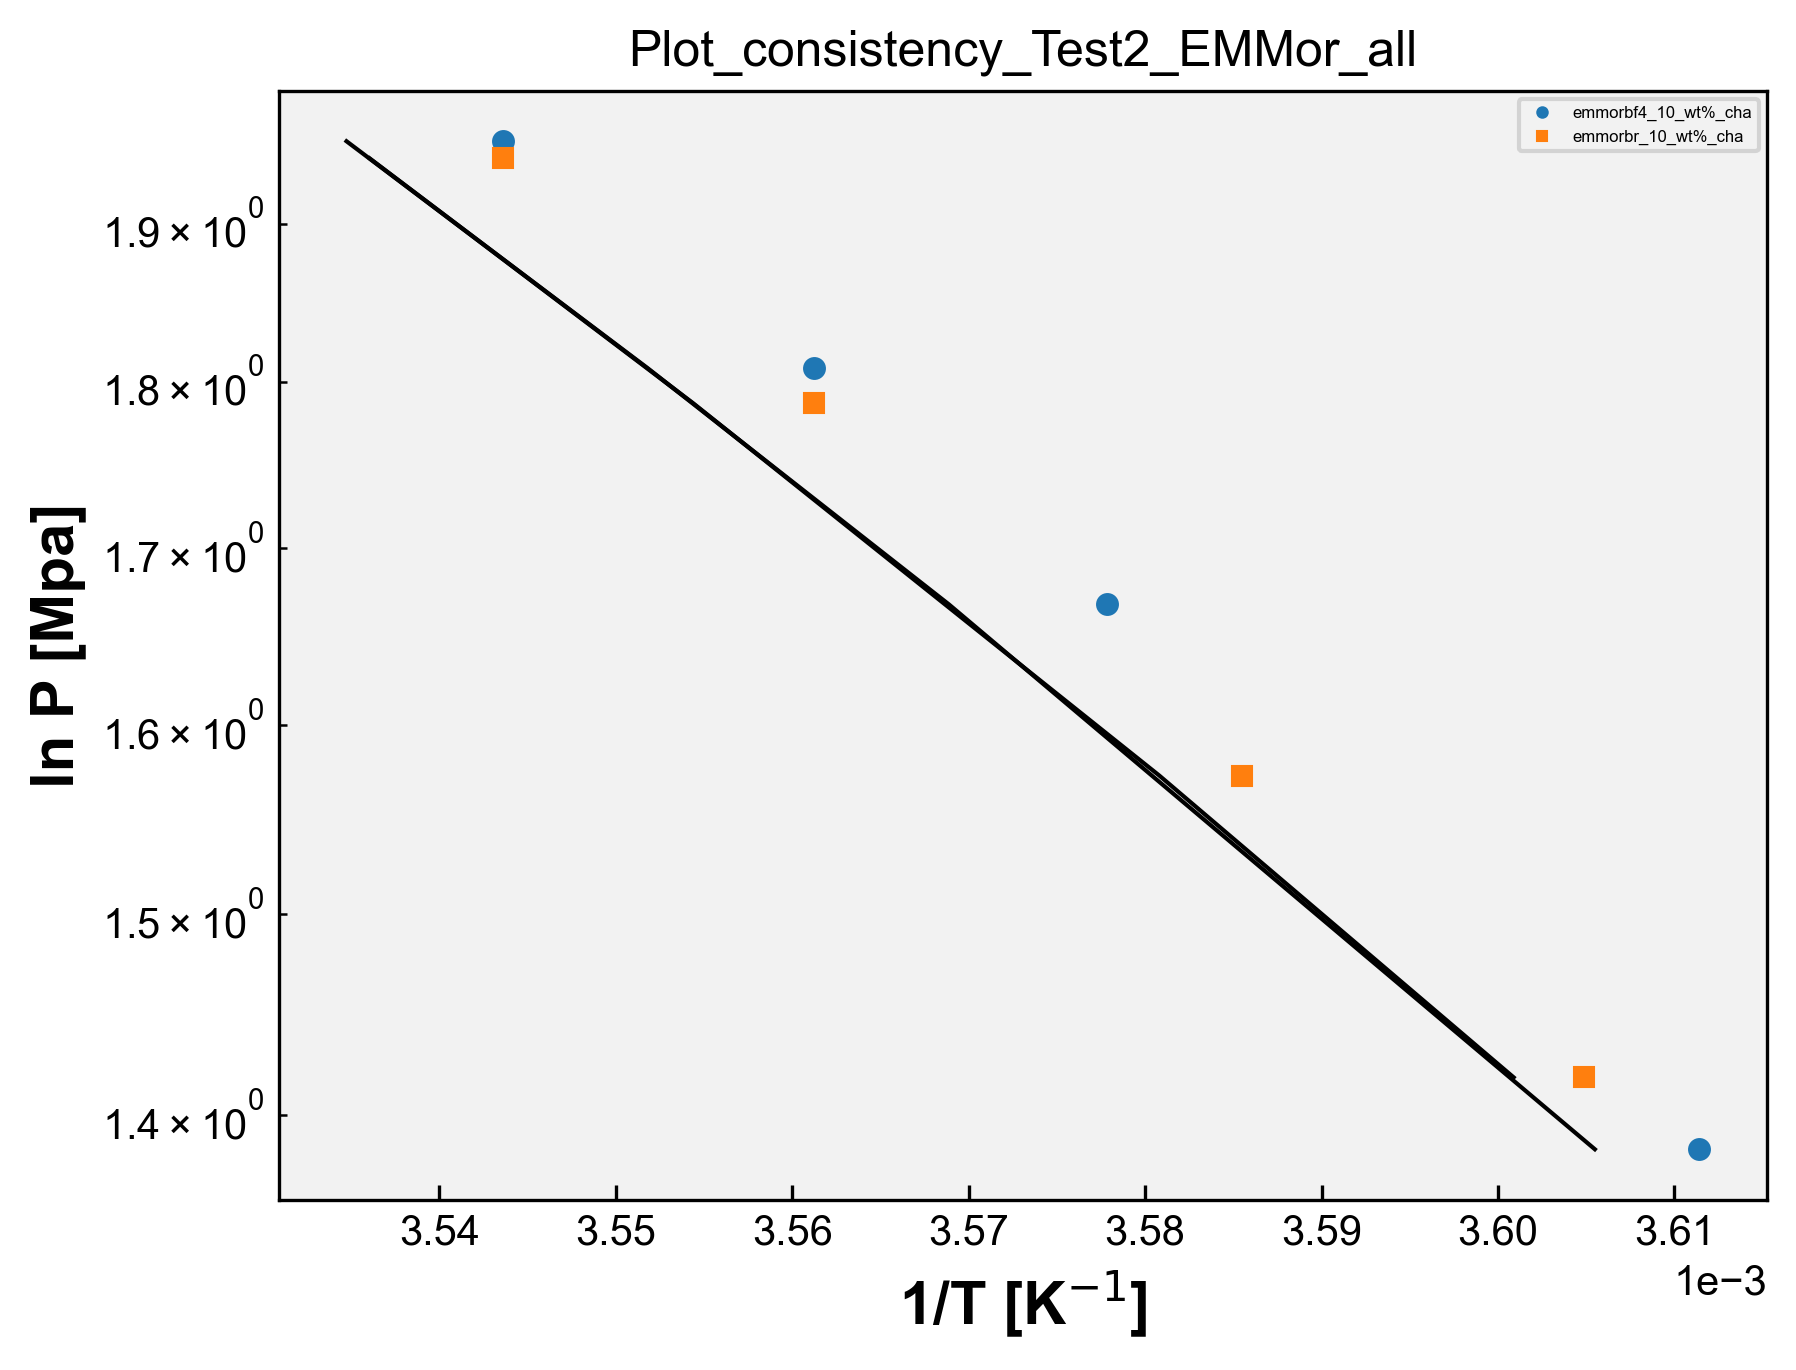

Write the Python code that produced this figure.
# Plot_consistency - EMMor
import matplotlib.pyplot as plt
import matplotlib
from matplotlib.font_manager import FontProperties
import pandas as pd
import numpy as np
import openpyxl
import os

matplotlib.rcParams['font.family'] = "Arial" # change the default font # mudança da fonte
matplotlib.rcParams['xtick.direction'] = 'in' # change the ticks direction # mudança da direção dos marcadores ao longo dos eixos de um gráfico que indicam valores específicos
matplotlib.rcParams['ytick.direction'] = 'in'
font = FontProperties() # cria uma instância de propriedades de fontes, tamanho, estilo e família
font.set_family('sans-serif') # 'serif', 'sans-serif', 'cursive', 'fantasy', or 'monospace' # família da fonte
font.set_name('Arial') # nome da fonte
font.set_weight('bold') # 'ultralight', 'light', 'normal', 'regular', 'book', 'medium', 'roman', 'semibold', 'demibold', 'demi', 'bold', 'heavy', 'extra bold', 'black' # peso da fonte
font.set_style('normal') #'normal', 'italic' or 'oblique' # estilo da fonte, negrito, itálico, normal, etc
font.set_size('x-large') # xx-small', 'x-small', 'small', 'medium', 'large', 'x-large', 'xx-large' # tamanho da fonte
plt.rcParams['figure.dpi'] = 300 # resolução padrão para as figuras exibidas na tela
plt.rcParams['savefig.dpi'] = 300 # resolução padrão para as figuras salvas em arquivos PNG, PDF ou SVG
opt = {'fillstyle':'full','markersize':5,'markeredgewidth':0.5} # aparência dos marcadores, fillstyle: full - estilo de preenchimento markersize: 5 - tamanho do marcador markeredgewidth: 0.5 largura da borda do marcador
plt.rcParams['figure.facecolor'] = (1.0,1.0,1.0,0.0) # cor de fundo da figura como transparente
plt.rcParams['axes.facecolor'] = '0.95' # cor de fundo dos eixos como uma tonalidade de cinza claro
#plt.rcParams['figure.figsize'] = (4,4) # tamanho da figura padrão em polegadas


caminho_arquivo = 'EMMor.xlsx' # caminho do arquivo
wb = openpyxl.load_workbook(caminho_arquivo) # ler dados de abas individuais do arquivo Excel sem abrir e fechar repetidamente, mantém aberto. Mais eficiente se você precisa ler dados de várias abas do arquivo. Lista com os nomes de todas as abas do arquivo Excel.
# load_workbook é a função usada para carregar o arquvio Excel

dados_coluna_O_array = [] # matriz para guardar os dados da coluna O de todas as sheet
dados_coluna_P_array = [] # matriz para guardar os dados da coluna P de todas as sheet
dados_coluna_Q_array = [] # matriz para guardar os dados da coluna Q de todas as sheet

nomes_abas = []

for i in wb.sheetnames: # para i dentro da lista wb com os nomes de todas as abas
    nome_aba = wb[i] # obtém o nome da aba na posição i na lista wb, que contém os nomes de todas as abas
    nome_aba_split = nome_aba.title.split("_") # nome_aba é o nome completo da aba. nome_aba.title converte o nome da aba para o formato de título. split("_ ") divide o nome da aba em duas partes usando o caractere "_ "
    if len(nome_aba_split) > 2: # se o nome da aba contiver mais de duas partes
        nome_aba_split.insert(2, "wt%") # insere wt% entre a segunda e a terceira partes do nome da aba
        nome_aba_final = "_".join(nome_aba_split) # junta as partes do nome da aba de volta com "_"
        print('nome_aba_final', nome_aba_final)
        nomes_abas.append(nome_aba_final) # adiciona o nome modificado _a lista de nomes das abas
    else:
        nomes_abas.append(nome_aba.title) # nome da aba não tiver mais de duas partes, adiciona o nome completo da aba à lista nomes_abas (usada na legenda)

    dados_coluna_O = [] # abre uma lista para os dados da coluna O da sheet
    dados_coluna_P = [] # abre uma lista para os dados da coluna P da sheet
    dados_coluna_Q = [] # abre uma lista para os dados da coluna Q da sheet

    for j in nome_aba.iter_rows(min_row=2, values_only=True): # iter_rows: permite iterar sobre as linhas dessa aba # min_row=2: especifica a primeira linha a ser considerada, nesse caso, começa na segunda linha, pois a primeira linha geralmente contém os cabeçalhos das colunas # values_only=True: indica que queremos obter apenas os valores das células, sem incluir informações adicionais como formatação, fórmulas ou estilos.
        dados_coluna_O.append(j[14])
        dados_coluna_P.append(j[15])
        dados_coluna_Q.append(j[16])

    dados_coluna_O_array.append(dados_coluna_O)
    dados_coluna_P_array.append(dados_coluna_P)
    dados_coluna_Q_array.append(dados_coluna_Q)

print('dados_O', dados_coluna_O_array)
print('dados_P', dados_coluna_P_array)
print('dados_Q', dados_coluna_Q_array)

# Plotagem dos dados:

symbols = ['o', 's', '^', 'D', 'v', '>', '<', 'P', 'X', 'H', '*', 'h', '+', 'x', '|', '_', '1', '2', '3', '4', 'p', ',', '.', '8', 'p', 'd', 'D', '|', '_', '$...$']
# Exemplos de símbolos

# Vetor de cores
colors = ['#1f77b4', '#ff7f0e', '#2ca02c', '#d62728', '#9467bd', '#8c564b', '#e377c2', '#7f7f7f', '#bcbd22', '#17becf',  '#aec7e8',  '#ffbb78', '#98df8a', '#ff9896', '#c5b0d5', '#c49c94',  '#f7b6d2', '#c7c7c7',  '#dbdb8d',  '#9edae5',  '#393b79',  '#5254a3', '#6b6ecf',  '#9c9ede',  '#637939',  '#8ca252',  '#b5cf6b', '#cedb9c',  '#8c6d31',  '#bd9e39',  '#e7ba52',  '#e7cb94',  '#843c39', '#ad494a', '#d6616b',  '#e7969c',  '#7b4173', '#a55194',  '#ce6dbd',  '#de9ed6']

lines = []

for i in range(len(dados_coluna_O_array)):
    y = dados_coluna_O_array[i]
    x = dados_coluna_P_array[i]
    x2 = dados_coluna_Q_array[i]
    print('x', x)
    print('y', y)
    print('x2', x2)
    symbol=symbols[i]
    color=colors[i]
    line1, = plt.plot(x, y, marker=symbol, markersize=opt['markersize'], markeredgewidth=opt['markeredgewidth'], fillstyle=opt['fillstyle'], color=color, linestyle='none', label=nomes_abas[i]) # lines armazenam as linhas geradas pelos plots
    line2, = plt.plot(x2, y, color='black', linestyle='-', linewidth=1)

    lines.append(line1)

plt.semilogy()
plt.ticklabel_format(axis='x', style='sci', scilimits=(0,0)) # eixo x em notação científica
plt.legend(handles=lines, loc='upper right', fontsize=4, markerscale=0.5) # cria a legenda usando as linhas armazenadas na lista
plt.xlabel('1/T [K$^{-1}$]',fontproperties=font)
plt.ylabel('ln P [Mpa]',fontproperties=font)
#plt.legend(loc="upper left")

nome_arquivo_python = os.path.basename(__file__) # obter o nome do arquivo python atual
nome_arquivo_sem_extensao = os.path.splitext(nome_arquivo_python)[0] # obter o nome do arquivo sem extensão # [0] vai acessar o primeiro elemento da tupla retornado por path.splitext

plt.title(nome_arquivo_sem_extensao)

plt.savefig(f'{nome_arquivo_sem_extensao}.png',format='png',bbox_inches='tight',
                dpi=300,transparent=False)
plt.show()
